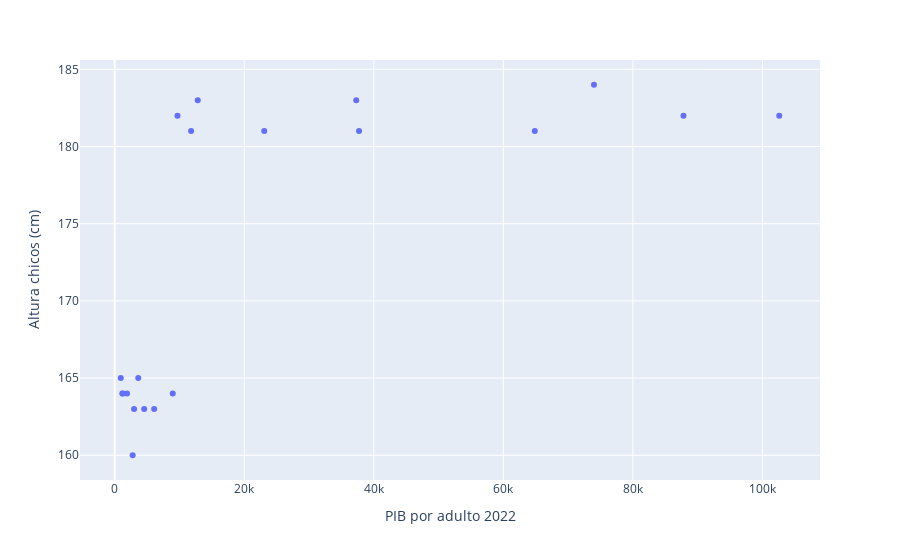

The notebook cell this image was saved under:
### Markdown cell above
Comparacion para chicos

### Code cell
pd.options.plotting.backend = "plotly"
compDfChicos = compDf.sort_values('Altura chicos (cm)').drop('Altura chicas (cm)', axis= 1)

compDfChicosSup = compDfChicos.head(10)
compDfChicosInf = compDfChicos.tail(10)

compDfC = compDfChicosInf.merge(compDfChicosSup, how= 'outer')

compDfC['PIB por adulto 2022'] = (
    compDfC['PIB por adulto 2022']
    .str.replace('$', '')
    .str.replace(',', '')
    .astype(float)
)

compDfC = compDfC.sort_values('PIB por adulto 2022')

compDfC.plot.scatter(x= 'PIB por adulto 2022', y= 'Altura chicos (cm)')

### Figure 1 — Plotly figure (JSON) as saved in the notebook; plotly's stock layout.template omitted (floating-point values rounded to 4 significant figures)
{"data": [{"hovertemplate": "PIB por adulto 2022=%{x}<br>Altura chicos (cm)=%{y}<extra></extra>", "legendgroup": "", "marker": {"color": "#636efa", "symbol": "circle"}, "mode": "markers", "name": "", "orientation": "v", "showlegend": false, "type": "scatter", "x": [941.0, 1179.0, 1271.0, 1912.0, 2779.0, 2997.0, 3644.0, 4557.0, 6097.0, 8970.0, 9702.0, 11810.0, 12830.0, 23090.0, 37290.0, 37730.0, 64860.0, 74000.0, 87820.0, 102600.0], "xaxis": "x", "y": [165, 164, 164, 164, 160, 163, 165, 163, 163, 164, 182, 181, 183, 181, 183, 181, 181, 184, 182, 182], "yaxis": "y"}], "layout": {"legend": {"tracegroupgap": 0}, "margin": {"t": 60}, "xaxis": {"anchor": "y", "domain": [0, 1], "title": {"text": "PIB por adulto 2022"}}, "yaxis": {"anchor": "x", "domain": [0, 1], "title": {"text": "Altura chicos (cm)"}}}}
